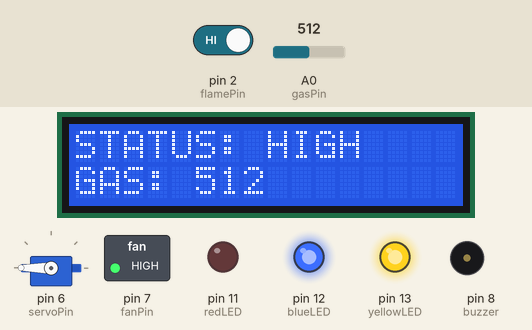
Simulated run of this sketch. Board: Arduino Uno, built with avr-gcc and run on an emulated ATmega328P. On the bench: servo, 16×2 character LCD, switched loads named in the sketch (green lamp = pin HIGH), output pins drawn as LEDs (lit = HIGH), buzzer (waves = sounding, pin HIGH). Dashed ring = blinking. Inputs (shaded band) come from the test bench; at power-on: A0 (gasPin) = 512, pin 2 (flamePin) HIGH. The RemoteXY app is connected.

Above: at 2.92 s.
3.3 s: A0 (gasPin) set to 531
At 3.64 s:
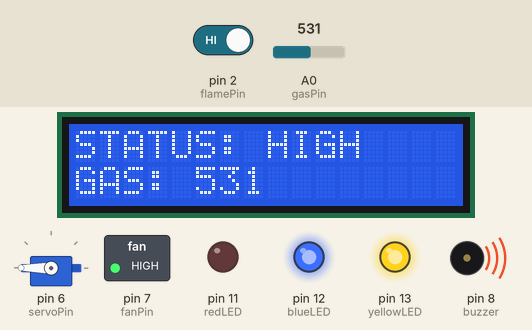
5.0 s: A0 (gasPin) set to 556
At 5.64 s:
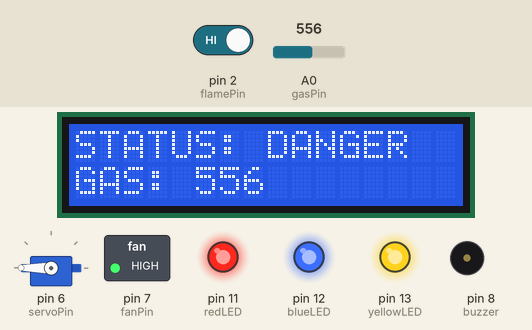
7.3 s: pin 2 (flamePin) driven LOW
At 7.49 s:
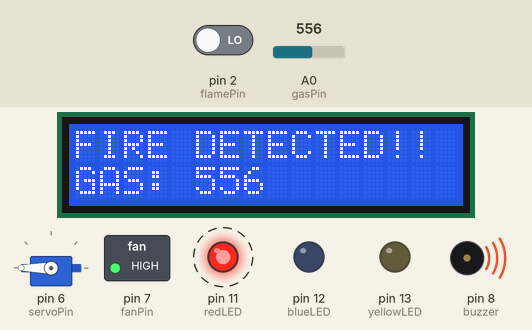
9.4 s: pin 2 (flamePin) driven HIGH
At 9.8 s:
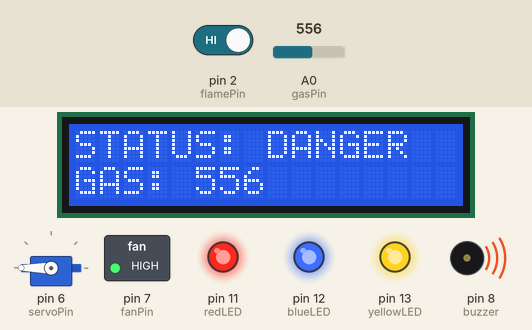
11.6 s: A0 (gasPin) set to 440
At 11.84 s:
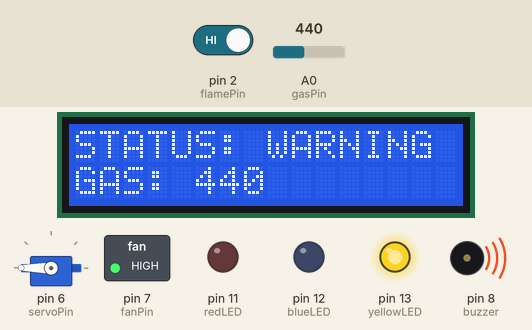
14.1 s: A0 (gasPin) set to 366
At 14.9 s:
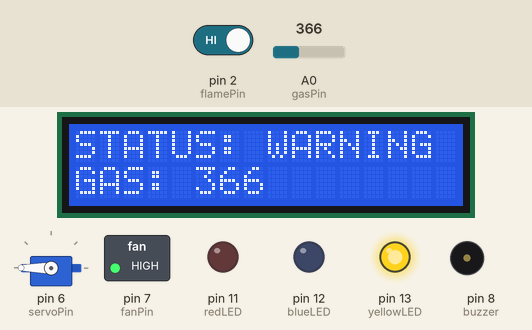
15.9 s: A0 (gasPin) set to 336
Timing chart, 0 to 18.9 s (numbered marks = the images above; inputs shaded):
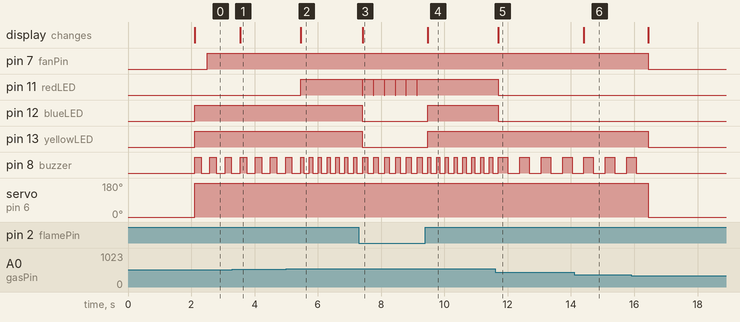

Measured:
- the behaviour switches between 549 and 550 on A0 (gasPin) (found by bisection; images 1 and 2)
- after the input at 3.3 s, the display: changes after 0.25 s (image 1)
- after the input at 5.0 s, pin 11 (redLED): LOW → HIGH after 0.46 s; the display: changes after 0.46 s (image 2)
- after the input at 7.3 s, pin 11 (redLED): alternates HIGH for 0.33 s and LOW for 0.02 s, starting after 0.11 s; pin 12 (blueLED), pin 13 (yellowLED): HIGH → LOW after 0.11 s; the display: changes after 0.12 s (image 3)
- after the input at 9.4 s, pin 11 (redLED): stops changing and stays HIGH; pin 12 (blueLED), pin 13 (yellowLED): LOW → HIGH after 0.07 s; the display: changes after 0.07 s (image 4)
- after the input at 11.6 s, pin 11 (redLED), pin 12 (blueLED): HIGH → LOW after 0.10 s; pin 8 (buzzer): alternates HIGH for 0.30 s and LOW for 0.38 s, starting after 0.40 s; the display: changes after 0.10 s (image 5)
- after the input at 14.1 s, the display: changes after 0.31 s (image 6)
- after the input at 15.9 s, pin 7 (fanPin), pin 13 (yellowLED): HIGH → LOW after 0.55 s; pin 8 (buzzer): goes on until 16.1 s, then stays LOW; servo on pin 6 (servoPin): 180° → 0° after 0.54 s

The sketch:

FinalOne.ino
```cpp
//////////////////////////////////////////////
//            RemoteXY SETUP               //
//////////////////////////////////////////////

#define REMOTEXY_MODE__ESP8266_HARDSERIAL_POINT

#define REMOTEXY_SERIAL Serial
#define REMOTEXY_SERIAL_SPEED 115200
#define REMOTEXY_WIFI_SSID "Arduino"
#define REMOTEXY_WIFI_PASSWORD "12345678"
#define REMOTEXY_SERVER_PORT 6377

#include <RemoteXY.h>

#pragma pack(push, 1)
uint8_t const PROGMEM RemoteXY_CONF_PROGMEM[] = {
  255,1,0,7,0,66,0,19,0,0,0,0,31,1,106,200,1,1,5,0,
  2,41,22,25,16,0,40,26,31,31,79,78,0,79,70,70,0,67,17,59,
  73,9,78,40,26,2,70,44,95,17,17,16,31,1,0,70,44,119,17,17,
  16,31,204,0,70,44,143,17,17,16,31,19,0
};

struct {
  uint8_t Gas_switch_02;
  float Gas_Value;

  uint8_t Gas_led_Red;
  uint8_t Gas_led_Blue;
  uint8_t Gas_led_yellow;

  uint8_t connect_flag;
} RemoteXY;
#pragma pack(pop)

#define PIN_GAS_SWITCH_02 9

//////////////////////////////////////////////
//             LIBRARIES                  //
//////////////////////////////////////////////

#include <Wire.h>
#include <LiquidCrystal_I2C.h>
#include <Servo.h>

//////////////////////////////////////////////
//             HARDWARE PINS              //
//////////////////////////////////////////////

#define flamePin 2
#define gasPin A0
#define buzzer 8

#define yellowLED 13
#define blueLED 12
#define redLED 11

#define fanPin 7
#define servoPin 6

Servo myServo;
LiquidCrystal_I2C lcd(0x27, 16, 2);

int yellowLevel = 350;
int blueLevel   = 450;
int redLevel    = 550;

bool servoState = false;   // 🔥 internal safety state

//////////////////////////////////////////////
//                SETUP                   //
//////////////////////////////////////////////

void setup() {

  RemoteXY_Init();

  pinMode(flamePin, INPUT);
  pinMode(buzzer, OUTPUT);

  pinMode(yellowLED, OUTPUT);
  pinMode(blueLED, OUTPUT);
  pinMode(redLED, OUTPUT);

  pinMode(fanPin, OUTPUT);

  myServo.attach(servoPin);
  myServo.write(0);

  lcd.init();
  lcd.backlight();

  lcd.setCursor(0,0);
  lcd.print("Smart System");
  delay(2000);
  lcd.clear();
}

//////////////////////////////////////////////
//                LOOP                    //
//////////////////////////////////////////////

void loop() {

  RemoteXY_Handler();

  int flame = digitalRead(flamePin);
  int gas = analogRead(gasPin);

  RemoteXY.Gas_Value = gas;

  //////////////////////////////////////////
  // SERVO SAFETY LOGIC (AUTO CONTROL)
  //////////////////////////////////////////

  if (flame == LOW || gas >= yellowLevel) {
    servoState = true;
  } else {
    servoState = false;
  }

  if (servoState) {
    myServo.write(180);
    RemoteXY.Gas_switch_02 = 0;   // 📱 status ON
  } else {
    myServo.write(0);
    RemoteXY.Gas_switch_02 = 1;   // 📱 status OFF
  }

  //////////////////////////////////////////
  // LCD DISPLAY
  //////////////////////////////////////////

  lcd.setCursor(0, 0);

  if (flame == LOW) lcd.print("!! FIRE ALERT !!");
  else if (gas >= redLevel) lcd.print("STATUS: DANGER ");
  else if (gas >= blueLevel) lcd.print("STATUS: HIGH   ");
  else if (gas >= yellowLevel) lcd.print("STATUS: WARNING");
  else lcd.print("STATUS: SAFE   ");

  lcd.setCursor(0, 1);
  lcd.print("GAS: ");
  lcd.print(gas);
  lcd.print("    ");

  //////////////////////////////////////////
  // RESET LED
  //////////////////////////////////////////

  digitalWrite(yellowLED, LOW);
  digitalWrite(blueLED, LOW);
  digitalWrite(redLED, LOW);

  //////////////////////////////////////////
  // FIRE PRIORITY (HIGHEST)
  //////////////////////////////////////////

  if (flame == LOW) {

    lcd.setCursor(0,0);
    lcd.print("FIRE DETECTED!! ");

    digitalWrite(redLED, HIGH);
    digitalWrite(buzzer, HIGH);
    digitalWrite(fanPin, HIGH);

    RemoteXY.Gas_led_Red = 1;
    RemoteXY.Gas_led_Blue = 0;
    RemoteXY.Gas_led_yellow = 0;

    delay(150);
    digitalWrite(buzzer, LOW);
    delay(150);

    return;
  }

  //////////////////////////////////////////
  // GAS LOGIC
  //////////////////////////////////////////

  if (gas >= redLevel) {

    digitalWrite(yellowLED, HIGH);
    digitalWrite(blueLED, HIGH);
    digitalWrite(redLED, HIGH);

    digitalWrite(buzzer, HIGH);
    delay(100);
    digitalWrite(buzzer, LOW);
    delay(100);

    RemoteXY.Gas_led_Red = 1;
    RemoteXY.Gas_led_Blue = 1;
    RemoteXY.Gas_led_yellow = 1;
  }

  else if (gas >= blueLevel) {

    digitalWrite(yellowLED, HIGH);
    digitalWrite(blueLED, HIGH);

    digitalWrite(buzzer, HIGH);
    delay(200);
    digitalWrite(buzzer, LOW);
    delay(200);

    RemoteXY.Gas_led_Red = 0;
    RemoteXY.Gas_led_Blue = 1;
    RemoteXY.Gas_led_yellow = 1;
  }

  else if (gas >= yellowLevel) {

    digitalWrite(yellowLED, HIGH);

    digitalWrite(buzzer, HIGH);
    delay(300);
    digitalWrite(buzzer, LOW);
    delay(300);

    RemoteXY.Gas_led_Red = 0;
    RemoteXY.Gas_led_Blue = 0;
    RemoteXY.Gas_led_yellow = 1;
  }

  else {

    digitalWrite(buzzer, LOW);

    RemoteXY.Gas_led_Red = 0;
    RemoteXY.Gas_led_Blue = 0;
    RemoteXY.Gas_led_yellow = 0;
  }

  //////////////////////////////////////////
  // FAN CONTROL
  //////////////////////////////////////////

  digitalWrite(fanPin, (gas >= yellowLevel) ? HIGH : LOW);

  delay(50);
}
```
